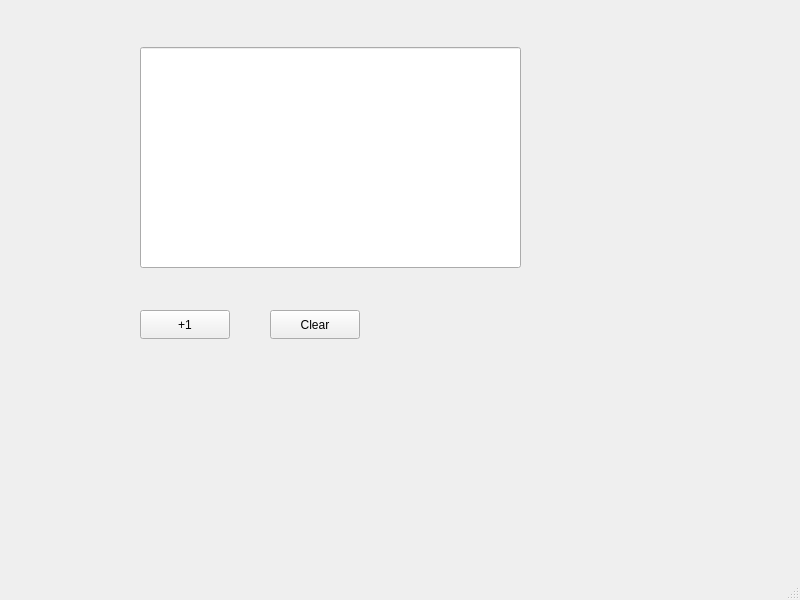
<?xml version="1.0" encoding="UTF-8"?>
<ui version="4.0">
 <class>MainWindow</class>
 <widget class="QMainWindow" name="MainWindow">
  <property name="geometry">
   <rect>
    <x>0</x>
    <y>0</y>
    <width>800</width>
    <height>600</height>
   </rect>
  </property>
  <property name="windowTitle">
   <string>MainWindow</string>
  </property>
  <widget class="QWidget" name="centralwidget">
   <widget class="QLineEdit" name="Display">
    <property name="geometry">
     <rect>
      <x>140</x>
      <y>47</y>
      <width>381</width>
      <height>221</height>
     </rect>
    </property>
   </widget>
   <widget class="QPushButton" name="Button">
    <property name="geometry">
     <rect>
      <x>140</x>
      <y>310</y>
      <width>90</width>
      <height>29</height>
     </rect>
    </property>
    <property name="text">
     <string>+1</string>
    </property>
   </widget>
   <widget class="QPushButton" name="Clear">
    <property name="geometry">
     <rect>
      <x>270</x>
      <y>310</y>
      <width>90</width>
      <height>29</height>
     </rect>
    </property>
    <property name="text">
     <string>Clear</string>
    </property>
   </widget>
  </widget>
  <widget class="QMenuBar" name="menubar">
   <property name="geometry">
    <rect>
     <x>0</x>
     <y>0</y>
     <width>800</width>
     <height>25</height>
    </rect>
   </property>
  </widget>
  <widget class="QStatusBar" name="statusbar"/>
 </widget>
 <resources/>
 <connections/>
</ui>
